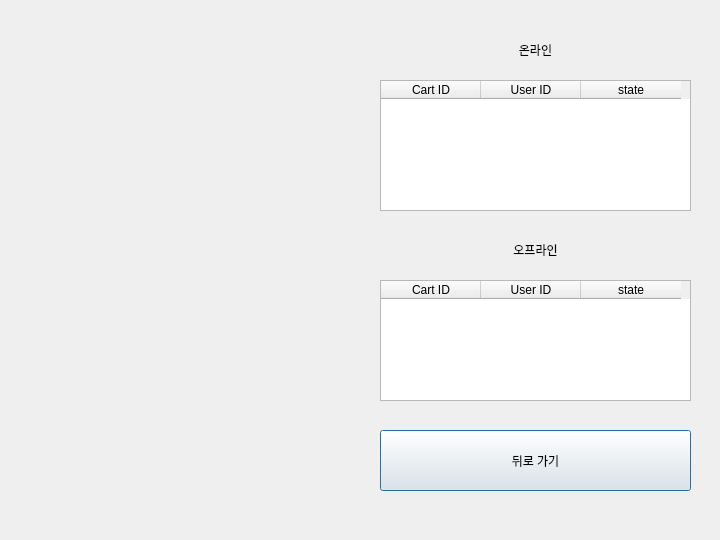
<?xml version="1.0" encoding="UTF-8"?>
<ui version="4.0">
 <class>Dialog</class>
 <widget class="QDialog" name="Dialog">
  <property name="geometry">
   <rect>
    <x>0</x>
    <y>0</y>
    <width>720</width>
    <height>540</height>
   </rect>
  </property>
  <property name="windowTitle">
   <string>Dialog</string>
  </property>
  <widget class="QWidget" name="map" native="true">
   <property name="geometry">
    <rect>
     <x>30</x>
     <y>40</y>
     <width>320</width>
     <height>448</height>
    </rect>
   </property>
  </widget>
  <widget class="QTableWidget" name="tableWidget_online">
   <property name="geometry">
    <rect>
     <x>380</x>
     <y>80</y>
     <width>311</width>
     <height>131</height>
    </rect>
   </property>
   <column>
    <property name="text">
     <string>Cart ID</string>
    </property>
   </column>
   <column>
    <property name="text">
     <string>User ID</string>
    </property>
   </column>
   <column>
    <property name="text">
     <string>state</string>
    </property>
   </column>
  </widget>
  <widget class="QTableWidget" name="tableWidget_offline">
   <property name="geometry">
    <rect>
     <x>380</x>
     <y>280</y>
     <width>311</width>
     <height>121</height>
    </rect>
   </property>
   <column>
    <property name="text">
     <string>Cart ID</string>
    </property>
   </column>
   <column>
    <property name="text">
     <string>User ID</string>
    </property>
   </column>
   <column>
    <property name="text">
     <string>state</string>
    </property>
   </column>
  </widget>
  <widget class="QPushButton" name="pushButton_back">
   <property name="geometry">
    <rect>
     <x>380</x>
     <y>430</y>
     <width>311</width>
     <height>61</height>
    </rect>
   </property>
   <property name="text">
    <string>뒤로 가기</string>
   </property>
  </widget>
  <widget class="QLabel" name="label_online">
   <property name="geometry">
    <rect>
     <x>430</x>
     <y>40</y>
     <width>211</width>
     <height>20</height>
    </rect>
   </property>
   <property name="text">
    <string>온라인</string>
   </property>
   <property name="alignment">
    <set>Qt::AlignCenter</set>
   </property>
  </widget>
  <widget class="QLabel" name="label_offline">
   <property name="geometry">
    <rect>
     <x>430</x>
     <y>240</y>
     <width>211</width>
     <height>20</height>
    </rect>
   </property>
   <property name="text">
    <string>오프라인</string>
   </property>
   <property name="alignment">
    <set>Qt::AlignCenter</set>
   </property>
  </widget>
 </widget>
 <resources/>
 <connections/>
</ui>
